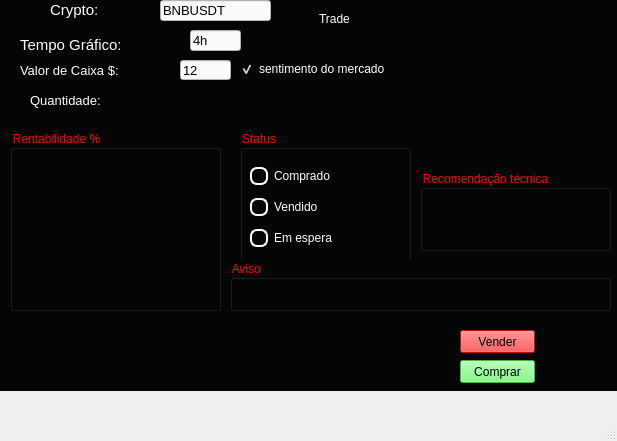
<?xml version="1.0" encoding="UTF-8"?>
<ui version="4.0">
 <class>MainWindow</class>
 <widget class="QMainWindow" name="MainWindow">
  <property name="geometry">
   <rect>
    <x>0</x>
    <y>0</y>
    <width>617</width>
    <height>441</height>
   </rect>
  </property>
  <property name="windowTitle">
   <string>MainWindow</string>
  </property>
  <widget class="QWidget" name="centralwidget">
   <widget class="QWidget" name="widget" native="true">
    <property name="geometry">
     <rect>
      <x>0</x>
      <y>0</y>
      <width>631</width>
      <height>391</height>
     </rect>
    </property>
    <property name="autoFillBackground">
     <bool>false</bool>
    </property>
    <property name="styleSheet">
     <string notr="true">background-color: rgb(5, 5, 5);</string>
    </property>
    <widget class="QLabel" name="label_Crypto">
     <property name="geometry">
      <rect>
       <x>50</x>
       <y>-10</y>
       <width>101</width>
       <height>41</height>
      </rect>
     </property>
     <property name="font">
      <font>
       <pointsize>10</pointsize>
      </font>
     </property>
     <property name="styleSheet">
      <string notr="true">background-color: transparent;
color: rgb(220,220,220);</string>
     </property>
     <property name="text">
      <string>&lt;html&gt;&lt;head/&gt;&lt;body&gt;&lt;p&gt;&lt;span style=&quot; font-size:11pt; color:#ffffff;&quot;&gt;Crypto:&lt;/span&gt;&lt;/p&gt;&lt;/body&gt;&lt;/html&gt;</string>
     </property>
    </widget>
    <widget class="QLabel" name="label_Tempo_grafico">
     <property name="geometry">
      <rect>
       <x>20</x>
       <y>30</y>
       <width>161</width>
       <height>31</height>
      </rect>
     </property>
     <property name="font">
      <font>
       <pointsize>12</pointsize>
      </font>
     </property>
     <property name="styleSheet">
      <string notr="true">background-color: transparent;
color: rgb(220,220,220);</string>
     </property>
     <property name="text">
      <string>&lt;html&gt;&lt;head/&gt;&lt;body&gt;&lt;p&gt;&lt;span style=&quot; font-size:11pt; color:#ffffff;&quot;&gt;Tempo Gráfico:&lt;/span&gt;&lt;/p&gt;&lt;/body&gt;&lt;/html&gt;</string>
     </property>
    </widget>
    <widget class="QLineEdit" name="Crypto">
     <property name="geometry">
      <rect>
       <x>160</x>
       <y>0</y>
       <width>111</width>
       <height>21</height>
      </rect>
     </property>
     <property name="font">
      <font>
       <pointsize>10</pointsize>
      </font>
     </property>
     <property name="styleSheet">
      <string notr="true">background-color: rgb(250, 250, 250);</string>
     </property>
     <property name="text">
      <string>BNBUSDT</string>
     </property>
    </widget>
    <widget class="QLineEdit" name="Tempo_grafico">
     <property name="geometry">
      <rect>
       <x>190</x>
       <y>30</y>
       <width>51</width>
       <height>21</height>
      </rect>
     </property>
     <property name="font">
      <font>
       <pointsize>10</pointsize>
      </font>
     </property>
     <property name="styleSheet">
      <string notr="true">background-color: rgb(250, 250, 250);</string>
     </property>
     <property name="text">
      <string>4h</string>
     </property>
    </widget>
    <widget class="QGroupBox" name="groupBox_Status">
     <property name="geometry">
      <rect>
       <x>240</x>
       <y>130</y>
       <width>171</width>
       <height>131</height>
      </rect>
     </property>
     <property name="font">
      <font>
       <pointsize>9</pointsize>
      </font>
     </property>
     <property name="toolTip">
      <string>&lt;html&gt;&lt;head/&gt;&lt;body&gt;&lt;p&gt;&lt;br/&gt;&lt;/p&gt;&lt;/body&gt;&lt;/html&gt;</string>
     </property>
     <property name="styleSheet">
      <string notr="true">QGroupBox {
  color: red;
}
</string>
     </property>
     <property name="title">
      <string>Status</string>
     </property>
     <widget class="QWidget" name="gridLayoutWidget_2">
      <property name="geometry">
       <rect>
        <x>10</x>
        <y>30</y>
        <width>151</width>
        <height>94</height>
       </rect>
      </property>
      <layout class="QGridLayout" name="gridLayout_2">
       <item row="1" column="1">
        <widget class="QRadioButton" name="radioButton_vendido">
         <property name="styleSheet">
          <string notr="true">QRadioButton{
    color:                  white;
}
QRadioButton::indicator {
    width:                  14px;
    height:                 14px;
    border-radius:         7px;
}

QRadioButton::indicator:checked {
    background-color:       rgb(57,255,0);
    border:                 2px solid white;
}

QRadioButton::indicator:unchecked {
    background-color:       transparent;
    border:                 2px solid white;
}
</string>
         </property>
         <property name="text">
          <string>Vendido</string>
         </property>
         <property name="checkable">
          <bool>true</bool>
         </property>
        </widget>
       </item>
       <item row="2" column="1">
        <widget class="QRadioButton" name="radioButton_espera">
         <property name="styleSheet">
          <string notr="true">QRadioButton{
    color:                  white;
}
QRadioButton::indicator {
    width:                  14px;
    height:                 14px;
    border-radius:         7px;
}

QRadioButton::indicator:checked {
    background-color:       rgb(57,255,0);
    border:                 2px solid white;
}

QRadioButton::indicator:unchecked {
    background-color:       transparent;
    border:                 2px solid white;
}
</string>
         </property>
         <property name="text">
          <string>Em espera</string>
         </property>
         <property name="checkable">
          <bool>true</bool>
         </property>
         <property name="checked">
          <bool>false</bool>
         </property>
        </widget>
       </item>
       <item row="0" column="1">
        <widget class="QRadioButton" name="radioButton_comprado">
         <property name="styleSheet">
          <string notr="true">QRadioButton{
    color:                  white;
}
QRadioButton::indicator {
    width:                  14px;
    height:                 14px;
    border-radius:         7px;
}

QRadioButton::indicator:checked {
    background-color:       rgb(57,255,0);
    border:                 2px solid white;
}

QRadioButton::indicator:unchecked {
    background-color:       transparent;
    border:                 2px solid white;
}
</string>
         </property>
         <property name="text">
          <string>Comprado</string>
         </property>
         <property name="checkable">
          <bool>true</bool>
         </property>
        </widget>
       </item>
      </layout>
     </widget>
    </widget>
    <widget class="QGroupBox" name="groupBox_rentabilidade">
     <property name="geometry">
      <rect>
       <x>10</x>
       <y>130</y>
       <width>211</width>
       <height>181</height>
      </rect>
     </property>
     <property name="font">
      <font>
       <pointsize>9</pointsize>
      </font>
     </property>
     <property name="styleSheet">
      <string notr="true">QGroupBox {
  color: red;
}
</string>
     </property>
     <property name="title">
      <string>Rentabilidade %</string>
     </property>
     <widget class="QGraphicsView" name="graphicsView_1">
      <property name="geometry">
       <rect>
        <x>10</x>
        <y>20</y>
        <width>191</width>
        <height>151</height>
       </rect>
      </property>
      <property name="styleSheet">
       <string notr="true">QGraphicsView {
  color: transparent;
border: transparent
}
</string>
      </property>
     </widget>
     <widget class="QLabel" name="percentage">
      <property name="geometry">
       <rect>
        <x>90</x>
        <y>130</y>
        <width>81</width>
        <height>41</height>
       </rect>
      </property>
      <property name="font">
       <font>
        <pointsize>12</pointsize>
        <weight>50</weight>
        <bold>false</bold>
       </font>
      </property>
      <property name="styleSheet">
       <string notr="true">QLabel {
  color: red;
  background-color: transparent;
}
</string>
      </property>
      <property name="text">
       <string/>
      </property>
     </widget>
    </widget>
    <widget class="QGroupBox" name="groupBox_recomendation">
     <property name="geometry">
      <rect>
       <x>420</x>
       <y>170</y>
       <width>191</width>
       <height>81</height>
      </rect>
     </property>
     <property name="font">
      <font>
       <pointsize>9</pointsize>
      </font>
     </property>
     <property name="toolTip">
      <string>&lt;html&gt;&lt;head/&gt;&lt;body&gt;&lt;p&gt;&lt;br/&gt;&lt;/p&gt;&lt;/body&gt;&lt;/html&gt;</string>
     </property>
     <property name="styleSheet">
      <string notr="true">QGroupBox {
  color: red;
  background-color: transparent;
}
</string>
     </property>
     <property name="title">
      <string>Recomendação técnica</string>
     </property>
     <widget class="QLabel" name="recommendation">
      <property name="geometry">
       <rect>
        <x>10</x>
        <y>20</y>
        <width>171</width>
        <height>51</height>
       </rect>
      </property>
      <property name="font">
       <font>
        <pointsize>12</pointsize>
       </font>
      </property>
      <property name="styleSheet">
       <string notr="true">background-color: transparent;
color: rgb(220,220,220);</string>
      </property>
      <property name="text">
       <string>&lt;html&gt;&lt;head/&gt;&lt;body&gt;&lt;p align=&quot;center&quot;&gt;&lt;span style=&quot; font-size:16pt;&quot;/&gt;&lt;/p&gt;&lt;/body&gt;&lt;/html&gt;</string>
      </property>
     </widget>
    </widget>
    <widget class="QCheckBox" name="checkBox_trade">
     <property name="geometry">
      <rect>
       <x>300</x>
       <y>10</y>
       <width>91</width>
       <height>18</height>
      </rect>
     </property>
     <property name="styleSheet">
      <string notr="true">QCheckBox{
    color:                  white;
}
</string>
     </property>
     <property name="text">
      <string>Trade</string>
     </property>
     <property name="checked">
      <bool>false</bool>
     </property>
    </widget>
    <widget class="QLabel" name="aviso_valor">
     <property name="geometry">
      <rect>
       <x>10</x>
       <y>320</y>
       <width>221</width>
       <height>41</height>
      </rect>
     </property>
     <property name="font">
      <font>
       <pointsize>10</pointsize>
      </font>
     </property>
     <property name="styleSheet">
      <string notr="true">background-color: transparent;
color: rgb(220,220,220);</string>
     </property>
     <property name="text">
      <string>&lt;html&gt;&lt;head/&gt;&lt;body&gt;&lt;p&gt;&lt;br/&gt;&lt;/p&gt;&lt;/body&gt;&lt;/html&gt;</string>
     </property>
    </widget>
    <widget class="QLabel" name="label_valor_de_caixa">
     <property name="geometry">
      <rect>
       <x>20</x>
       <y>60</y>
       <width>161</width>
       <height>21</height>
      </rect>
     </property>
     <property name="font">
      <font>
       <pointsize>12</pointsize>
      </font>
     </property>
     <property name="styleSheet">
      <string notr="true"/>
     </property>
     <property name="text">
      <string>&lt;html&gt;&lt;head/&gt;&lt;body&gt;&lt;p&gt;&lt;span style=&quot; font-size:10pt; color:#ffffff;&quot;&gt;Valor de Caixa $:&lt;/span&gt;&lt;/p&gt;&lt;/body&gt;&lt;/html&gt;</string>
     </property>
    </widget>
    <widget class="QLineEdit" name="valor_de_caixa">
     <property name="geometry">
      <rect>
       <x>180</x>
       <y>60</y>
       <width>51</width>
       <height>20</height>
      </rect>
     </property>
     <property name="font">
      <font>
       <pointsize>10</pointsize>
      </font>
     </property>
     <property name="styleSheet">
      <string notr="true">background-color: rgb(250, 250, 250);</string>
     </property>
     <property name="text">
      <string>12</string>
     </property>
    </widget>
    <widget class="QGroupBox" name="groupBox_aviso">
     <property name="geometry">
      <rect>
       <x>230</x>
       <y>260</y>
       <width>381</width>
       <height>51</height>
      </rect>
     </property>
     <property name="font">
      <font>
       <pointsize>9</pointsize>
      </font>
     </property>
     <property name="toolTip">
      <string>&lt;html&gt;&lt;head/&gt;&lt;body&gt;&lt;p&gt;&lt;br/&gt;&lt;/p&gt;&lt;/body&gt;&lt;/html&gt;</string>
     </property>
     <property name="styleSheet">
      <string notr="true">QGroupBox {
  color: red;
}
</string>
     </property>
     <property name="title">
      <string>Aviso</string>
     </property>
     <widget class="QLabel" name="aviso">
      <property name="geometry">
       <rect>
        <x>10</x>
        <y>20</y>
        <width>351</width>
        <height>31</height>
       </rect>
      </property>
      <property name="styleSheet">
       <string notr="true">background-color: transparent;
color: rgb(220,220,220);</string>
      </property>
      <property name="text">
       <string>&lt;html&gt;&lt;head/&gt;&lt;body&gt;&lt;p&gt;&lt;br/&gt;&lt;/p&gt;&lt;/body&gt;&lt;/html&gt;</string>
      </property>
     </widget>
    </widget>
    <widget class="QCheckBox" name="checkBox_sentimento">
     <property name="geometry">
      <rect>
       <x>240</x>
       <y>60</y>
       <width>241</width>
       <height>18</height>
      </rect>
     </property>
     <property name="styleSheet">
      <string notr="true">QCheckBox{
    color:                  white;
}
</string>
     </property>
     <property name="text">
      <string>sentimento do mercado</string>
     </property>
     <property name="checked">
      <bool>true</bool>
     </property>
    </widget>
    <widget class="QPushButton" name="pushButton_venda">
     <property name="geometry">
      <rect>
       <x>460</x>
       <y>330</y>
       <width>75</width>
       <height>23</height>
      </rect>
     </property>
     <property name="styleSheet">
      <string notr="true">background-color: rgb(250, 25, 25);</string>
     </property>
     <property name="text">
      <string>Vender</string>
     </property>
     <property name="checkable">
      <bool>false</bool>
     </property>
     <property name="checked">
      <bool>false</bool>
     </property>
    </widget>
    <widget class="QPushButton" name="pushButton_compra">
     <property name="geometry">
      <rect>
       <x>460</x>
       <y>360</y>
       <width>75</width>
       <height>23</height>
      </rect>
     </property>
     <property name="styleSheet">
      <string notr="true">background-color: rgb(100, 250, 100);</string>
     </property>
     <property name="text">
      <string>Comprar</string>
     </property>
    </widget>
    <widget class="QLabel" name="label_quantidade">
     <property name="geometry">
      <rect>
       <x>30</x>
       <y>90</y>
       <width>111</width>
       <height>21</height>
      </rect>
     </property>
     <property name="font">
      <font>
       <pointsize>12</pointsize>
      </font>
     </property>
     <property name="styleSheet">
      <string notr="true"/>
     </property>
     <property name="text">
      <string>&lt;html&gt;&lt;head/&gt;&lt;body&gt;&lt;p&gt;&lt;span style=&quot; font-size:10pt; color:#ffffff;&quot;&gt;Quantidade:&lt;/span&gt;&lt;/p&gt;&lt;/body&gt;&lt;/html&gt;</string>
     </property>
    </widget>
    <widget class="QLabel" name="aviso_valor_quantidade">
     <property name="geometry">
      <rect>
       <x>150</x>
       <y>90</y>
       <width>221</width>
       <height>21</height>
      </rect>
     </property>
     <property name="font">
      <font>
       <pointsize>10</pointsize>
      </font>
     </property>
     <property name="styleSheet">
      <string notr="true">background-color: transparent;
color: rgb(220,220,220);</string>
     </property>
     <property name="text">
      <string>&lt;html&gt;&lt;head/&gt;&lt;body&gt;&lt;p&gt;&lt;br/&gt;&lt;/p&gt;&lt;/body&gt;&lt;/html&gt;</string>
     </property>
    </widget>
    <zorder>label_Crypto</zorder>
    <zorder>label_Tempo_grafico</zorder>
    <zorder>Crypto</zorder>
    <zorder>Tempo_grafico</zorder>
    <zorder>groupBox_Status</zorder>
    <zorder>groupBox_recomendation</zorder>
    <zorder>checkBox_trade</zorder>
    <zorder>groupBox_rentabilidade</zorder>
    <zorder>aviso_valor</zorder>
    <zorder>label_valor_de_caixa</zorder>
    <zorder>valor_de_caixa</zorder>
    <zorder>groupBox_aviso</zorder>
    <zorder>checkBox_sentimento</zorder>
    <zorder>pushButton_venda</zorder>
    <zorder>pushButton_compra</zorder>
    <zorder>label_quantidade</zorder>
    <zorder>aviso_valor_quantidade</zorder>
   </widget>
   <widget class="QLabel" name="aviso_valor_atual">
    <property name="geometry">
     <rect>
      <x>10</x>
      <y>360</y>
      <width>351</width>
      <height>41</height>
     </rect>
    </property>
    <property name="font">
     <font>
      <pointsize>10</pointsize>
     </font>
    </property>
    <property name="styleSheet">
     <string notr="true">background-color: transparent;
color: rgb(220,220,220);</string>
    </property>
    <property name="text">
     <string>&lt;html&gt;&lt;head/&gt;&lt;body&gt;&lt;p&gt;&lt;br/&gt;&lt;/p&gt;&lt;/body&gt;&lt;/html&gt;</string>
    </property>
   </widget>
  </widget>
  <widget class="QMenuBar" name="menubar">
   <property name="geometry">
    <rect>
     <x>0</x>
     <y>0</y>
     <width>617</width>
     <height>26</height>
    </rect>
   </property>
  </widget>
  <widget class="QStatusBar" name="statusbar"/>
 </widget>
 <resources/>
 <connections/>
</ui>
